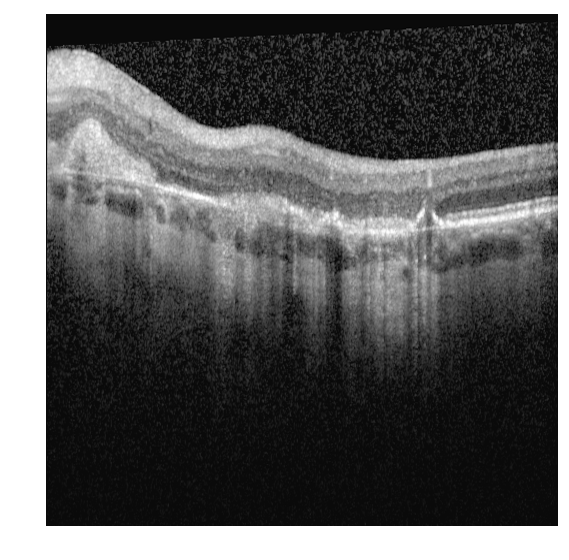
#> input picture Train-Data/NoSRF/input_0_1.png, 569 x 560 px; its folder holds only this picture in this run
$ python find_blobs.py
#> lines starting #> are read from the running program, lines starting #| are printed output that depends on the picture
#> further down, img is the input picture: shape (560, 569, 4) float32; mean R, G, B, A 0.371, 0.371, 0.371, 1
### utils/image_preprocessing.py
import numpy as np
from skimage import color, restoration


def rm_white_frame(img):
    """Crops the image to remove outer white fram

    Args:
        img (RGB Image):

    Returns:
        RGB Image: cropped image
    """
    # create a negative (to invert the white frame into black, to fill with 0)
    img = 1 - img
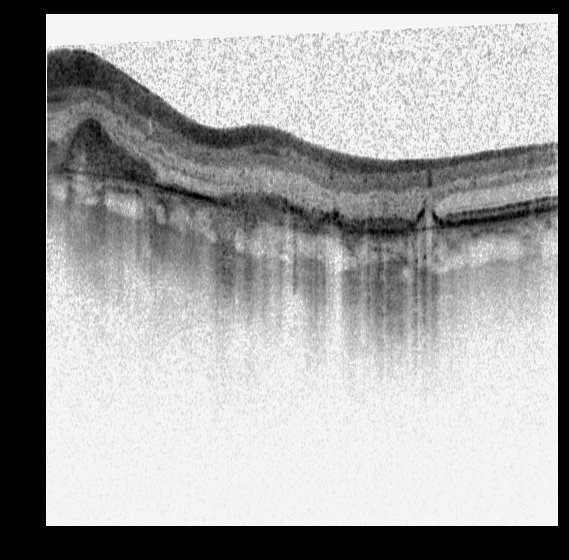
#> img: shape (560, 569, 3) float32; min 0, max 1, mean 0.63

    h, w, d = img.shape
#> h = 560; w = 569; d = 3
    #left limit
    for i in range(w):
        if np.sum(img[:, i, :]) > 0:
            break
    #right limit
    for j in range(w - 1, 0, -1):
        if np.sum(img[:, j, :]) > 0:
            break

    #top limit
    for k in range(h):
        if np.sum(img[k, :, :]) > 0:
            break
    #bottom limit
    for l in range(h - 1, 0, -1):
        if np.sum(img[l, :, :]) > 0:
            break

    cropped = img[k:l + 1, i:j + 1, :].copy()
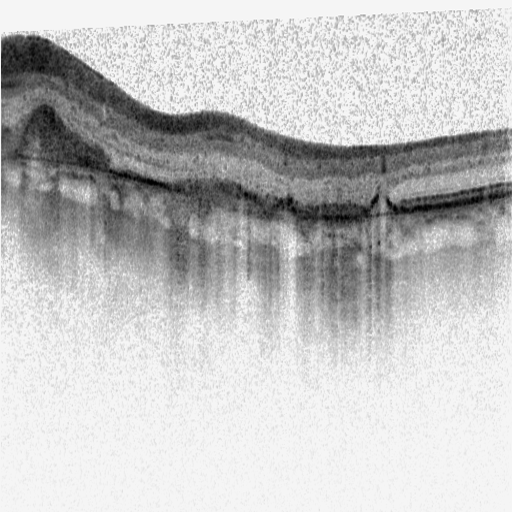
#> cropped: shape (512, 512, 3) float32; min 0, max 1, mean 0.765
    #back to normal
    cropped = 1 - cropped
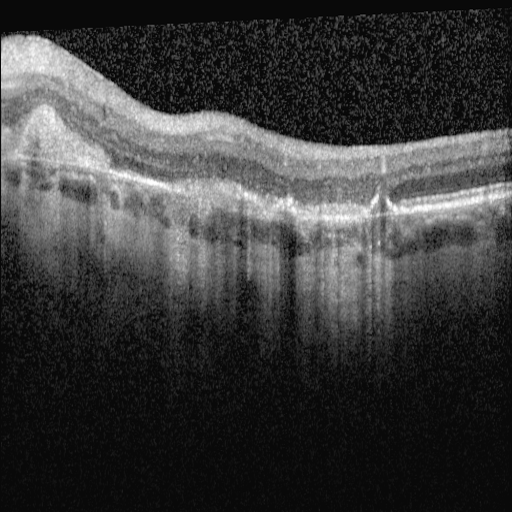
#> cropped: shape (512, 512, 3) float32; min 0, max 1, mean 0.235

    return cropped


def preprocess(img):
    """Applies preprocessing steps to images

    Converts to grayscale, removes white frame, and applies nl means denoising

    Args:
        img (RGBA img):

    Returns:
        Gray Image: processed gray image
    """
    img = color.rgba2rgb(img)
    img = rm_white_frame(img)
    img = color.rgb2gray(img)
#> img: shape (512, 512) float32
    img = restoration.denoise_nl_means(img)
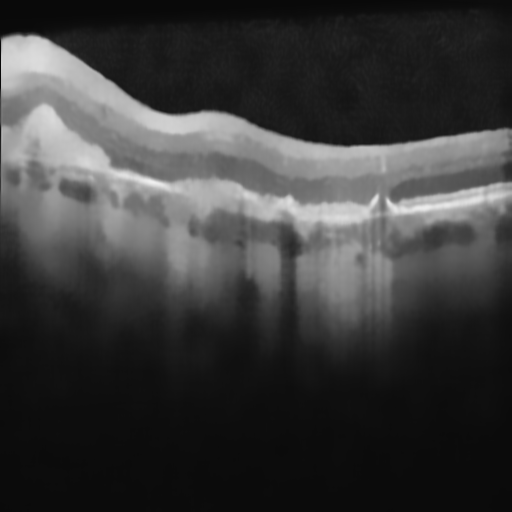
#> img: shape (512, 512) float32; min 0.0384, max 0.943, mean 0.234
    return img

### utils/segmentation.py
from skimage import color
import matplotlib.pyplot as plt
import numpy as np
from sklearn import cluster
from tqdm import tqdm
from pathlib import Path

import image_preprocessing
import get_img_paths

def segmentation(gray_image, nclust=3):
    """Applies K-Means segmentation to gray image, returning segmented image and labels matrix

    The matrix contains labels in range(nclust) in the order of brightness

    Args:
        gray_image (Image Array): grayscale image
        nclust (int, optional): number of means to be used in K-means. Defaults to 3.

    Returns:
        (Img, Label_Array): Tuple of segmented image and label array
    """
#> called with nclust = 6
    image = color.gray2rgb(gray_image)

    x, y, z = image.shape
#> x = 512; y = 512; z = 3
    image_2d = image.reshape(x*y, z)
    image_2d.shape

    kmeans_cluster = cluster.KMeans(n_clusters=nclust)
    kmeans_cluster.fit(image_2d)
    cluster_centers = kmeans_cluster.cluster_centers_
    cluster_labels = kmeans_cluster.labels_
    segmented_img = cluster_centers[cluster_labels].reshape(x, y, z)
    cluster_labels_matrix = cluster_labels.reshape(x, y)

    # relabel the clusters such that 0 is darkest and nclust-1 is brightest
    sorted_labels = _sort_labels(segmented_img, cluster_labels_matrix)
    new_labels_matrix = np.zeros_like(cluster_labels_matrix)
    for i in range(nclust):
        new_labels_matrix[cluster_labels_matrix == sorted_labels[i]] = i
    cluster_labels_matrix = new_labels_matrix
    return segmented_img, cluster_labels_matrix

def _sort_labels(segmented_image, lables):
    """Returns a list of labels in the order of brightness

    Args:
        segmented_image (Image Array): Segmented Image
        lables (Array): Array of labels for each pixel

    Returns:
        [int]: List of labels in the order of brightness
    """
    label_brightness = []
    for lable in range(np.max(lables)+1):
        label_brightness.append(np.max(segmented_image[lables == lable]))
    sorted_labels = np.argsort(label_brightness)
#> sorted_labels = [3, 0, 2, 1, 5, 4]
    return sorted_labels

# [47 lines that do not run on import are left out]

### utils/retina_mask.py
from skimage import filters
import matplotlib.pyplot as plt
import numpy as np
from scipy import ndimage as ndi
import scipy.signal

import image_preprocessing
import get_img_paths
import segmentation


# [14 lines left out: function retinal_mask, not called in this run]


def rpe_upper_edge(img):
    """Generates a mask for estimate of the upper edge of RPE layer

    Args:
        img (Image Array): Grayscale Image

    Returns:
        2D Array: Binary Mask
    """
    seg_img, labels = segmentation.segmentation(img, nclust=4)
    sorted_labels = segmentation.sort_labels(seg_img, labels)
    mask = labels == sorted_labels[-1]
    mask = filters.sobel_h(mask) > 0
    for col in range(mask.shape[1]):
        indices = np.nonzero(mask[:, col])[0]
        mask[indices[:-1], col] = 0
    # fill in gaps
    ys, xs = np.nonzero(mask)
    sorted_indices = np.argsort(xs)
    new_xs = np.arange(np.min(xs), np.max(xs) + 1)
    new_ys = np.interp(new_xs, xs[sorted_indices], ys[sorted_indices])
    # smooth curve
    new_ys = scipy.signal.medfilt(new_ys, kernel_size=31)
    new_ys = new_ys.astype('int64')
    # create new mask
    mask = np.zeros_like(img)
    mask[new_ys, new_xs] = 1
    return mask


# [12 lines that do not run on import are left out]

### utils/get_img_paths.py
from pathlib import Path


def train_data(path_str='Train-Data'):
    """Returns a lists of healthy and srf image paths from training data folder

    Args:
        path_str (str, optional): path to folder containing SRF and NoSRF folders with images. Defaults to 'Train-Data'.

    Returns:
        ([Path], [Path]): tuple of two lists; each list containing paths for images
    """
    path = Path(path_str)
    return _get_healthy_data(path), _get_srf_data(path)


def _get_healthy_data(path):
    healthy_path = path / 'NoSRF'
    healthy_images = list(healthy_path.glob('*.png'))
    return healthy_images


def _get_srf_data(path):
    srf_path = path / 'SRF'
    srf_images = list(srf_path.glob('*.png'))
    return srf_images


# [12 lines left out: function test_data, not called in this run]

### utils/find_blobs.py
import numpy as np
import matplotlib.pyplot as plt
from pathlib import Path
from skimage import util, exposure, feature
from tqdm import tqdm

import get_img_paths
import retina_mask
import image_preprocessing
import segmentation


# [65 lines left out: functions find_dark_blobs, filter_blobs, plot_blobs, not called in this run]


def plot_blobbing_process(img):
    fig, axes = plt.subplots(nrows=2, ncols=2)
    ax = axes.ravel()
    list(map(lambda x: x.set_axis_off(), ax))

    ax[0].imshow(img, cmap='gray')
    ax[0].set_title('Original')

    seg_img, labels = segmentation.segmentation(img, nclust=6)
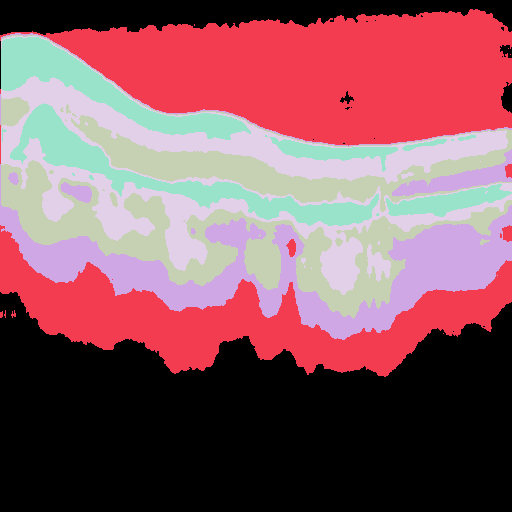
#> labels: shape (512, 512) int32; 6 distinct labels, from 0 to 5; one colour per label, 0 black
    ax[1].imshow(labels == 1, cmap='gray')
    ax[1].set_title('Segment Mask')

    ax[2].imshow(retina_mask.rpe_upper_edge(img), cmap='gray')
#> call 2 of segmentation, with nclust = 4
#> in segmentation (call 2), `sorted_labels = _sort_labels(segmented_img, cluster_labels_matrix)`:
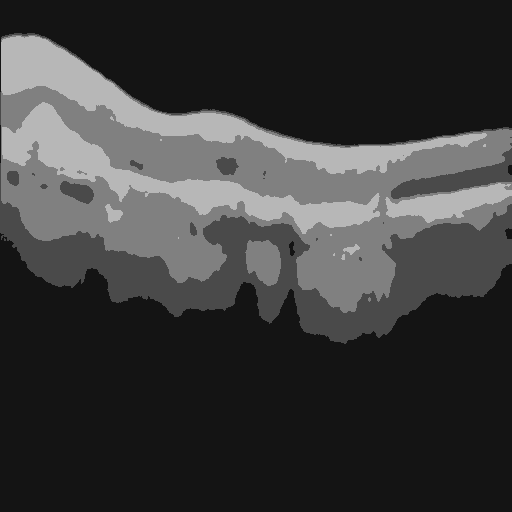
#> segmented_img: shape (512, 512, 3) float32; min 0.0789, max 0.718, mean 0.234
#> in rpe_upper_edge, `seg_img, labels = segmentation.segmentation(img, nclust=4)`:
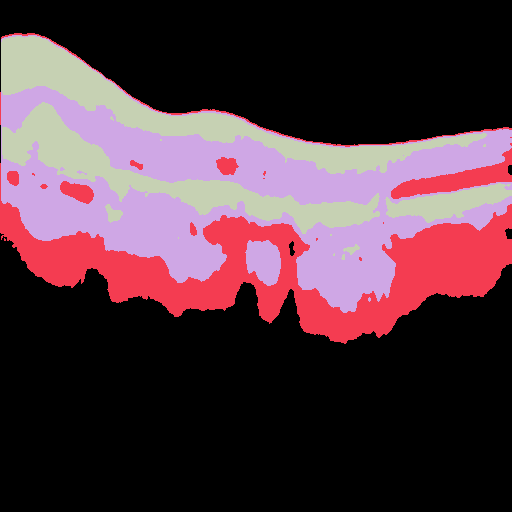
#> labels: shape (512, 512) int32; 4 distinct labels, from 0 to 3; one colour per label, 0 black
    ax[2].set_title('Upper RPE-layer edge estimate')

    ax[3].imshow(img, cmap='gray')
    blobs = find_dark_blobs(img)
    blobs = filter_blobs(img, blobs)
    plot_blobs(ax[3], blobs)
    ax[3].set_title('Blobs')  # change title?
    return fig, ax


if __name__ == '__main__':
    # Takes a little while to run, generates folders
    # with figures for each healthy and srf image

    output_path = Path('blob_output')
    output_path.mkdir(exist_ok=True)
    healthy, srf = get_img_paths.train_data()

    # [5 lines of commented-out code are left out]

    healthy_output_path = output_path / 'NoSRF'
    healthy_output_path.mkdir(exist_ok=True)
    for img_path in tqdm(healthy):
        img = plt.imread(img_path)
        img = image_preprocessing.preprocess(img)
#> (the run stopped early here; a loop or call above may not have finished)

$ run again, on Train-Data/NoSRF/input_15_1.png
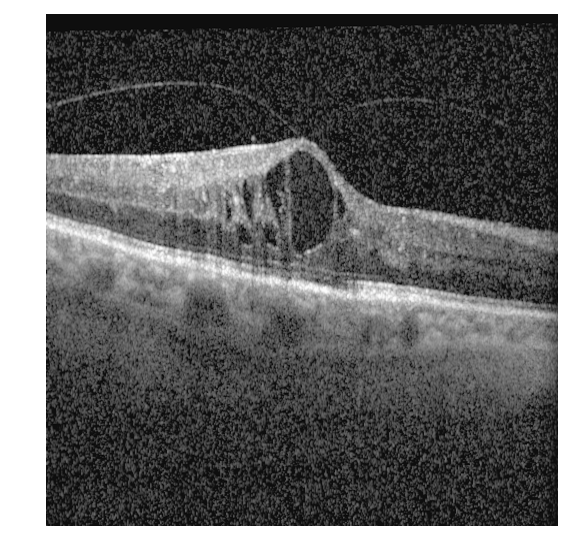
#> input picture Train-Data/NoSRF/input_15_1.png, 569 x 560 px
#> img is the input picture: shape (560, 569, 4) float32; mean R, G, B, A 0.409, 0.409, 0.409, 1
#> in plot_blobbing_process, `seg_img, labels = segmentation.segmentation(img, nclust=6)`:
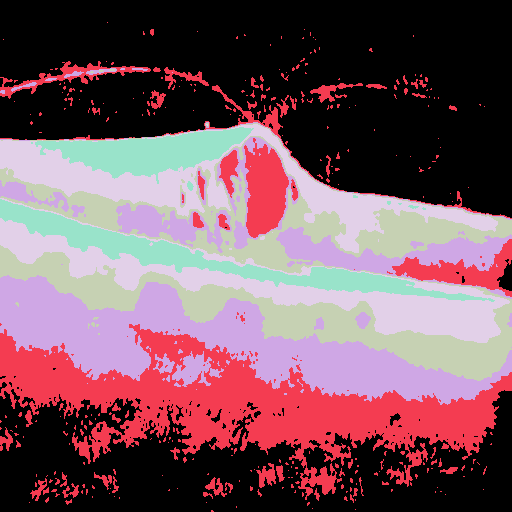
#> labels: shape (512, 512) int32; 6 distinct labels, from 0 to 5; one colour per label, 0 black
#> in rpe_upper_edge, `seg_img, labels = segmentation.segmentation(img, nclust=4)`:
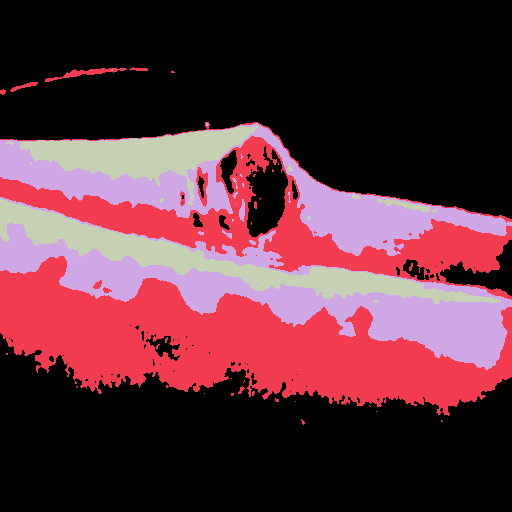
#> labels: shape (512, 512) int32; 4 distinct labels, from 0 to 3; one colour per label, 0 black

$ run again, on Train-Data/NoSRF/input_16_1.png
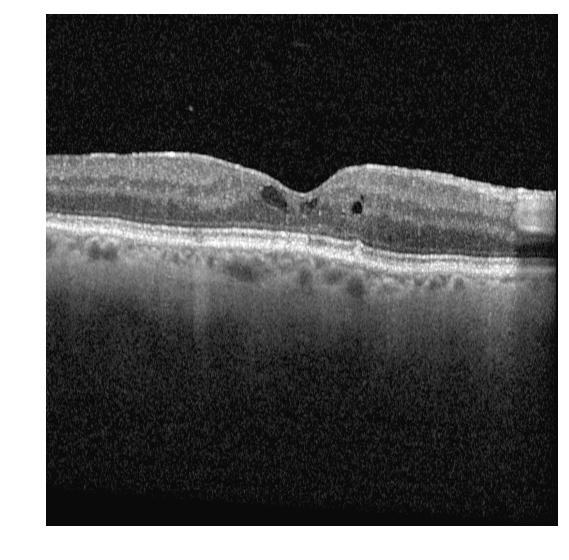
#> input picture Train-Data/NoSRF/input_16_1.png, 569 x 560 px
#> img is the input picture: shape (560, 569, 4) float32; mean R, G, B, A 0.345, 0.345, 0.345, 1
#> in plot_blobbing_process, `seg_img, labels = segmentation.segmentation(img, nclust=6)`:
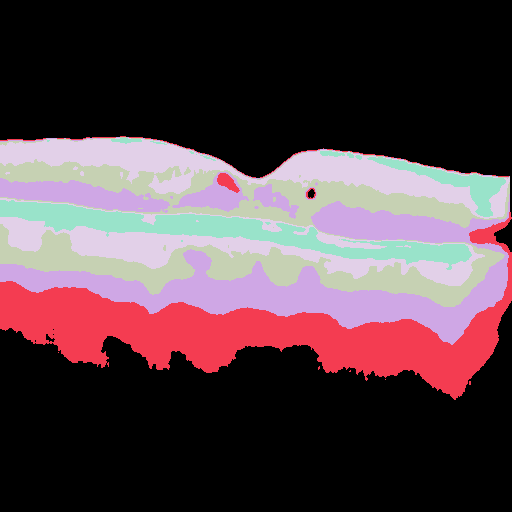
#> labels: shape (512, 512) int32; 6 distinct labels, from 0 to 5; one colour per label, 0 black
#> in rpe_upper_edge, `seg_img, labels = segmentation.segmentation(img, nclust=4)`:
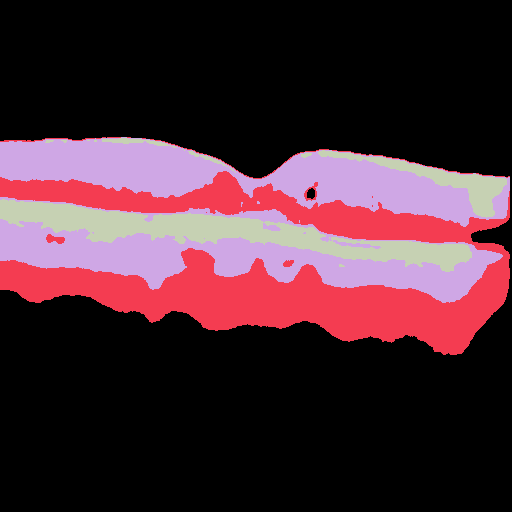
#> labels: shape (512, 512) int32; 4 distinct labels, from 0 to 3; one colour per label, 0 black

$ run again, on Train-Data/NoSRF/input_17_1.png
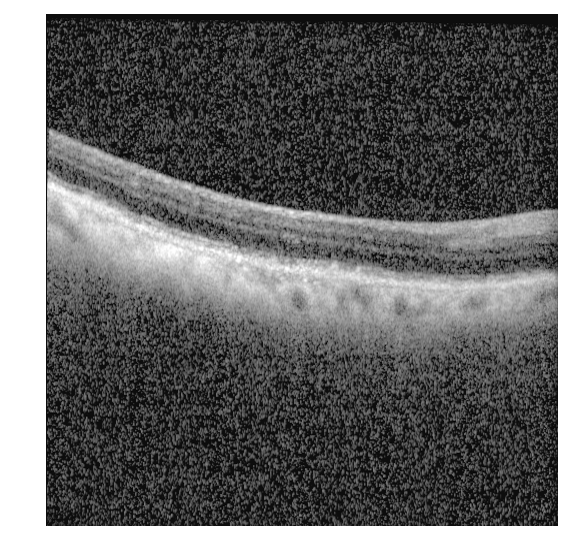
#> input picture Train-Data/NoSRF/input_17_1.png, 569 x 560 px
#> img is the input picture: shape (560, 569, 4) float32; mean R, G, B, A 0.42, 0.42, 0.42, 1
#> in rpe_upper_edge, `seg_img, labels = segmentation.segmentation(img, nclust=4)`:
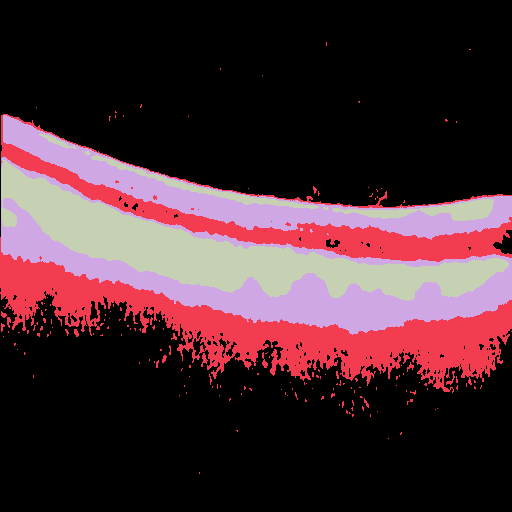
#> labels: shape (512, 512) int32; 4 distinct labels, from 0 to 3; one colour per label, 0 black
